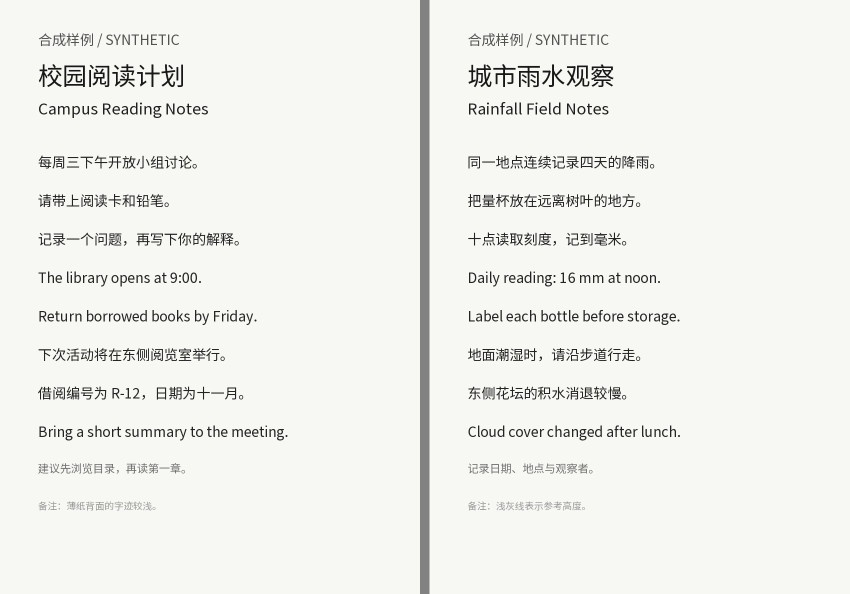
#> input picture examples/desktop/book-spread.jpg, 1699 x 1188 px (shown at 1/2 size)
$ python -i spread.py   (imports and definitions only)
#> lines starting #> are read from the running program, lines starting #| are printed output that depends on the picture; after the words box and inside, x2 and y2 are one past the last pixel; in counts of white or black regions, pixels touching at a corner belong together
from __future__ import annotations

import cv2
import numpy as np

from .common import DocscanError
from .geometry import warp_document


def _ink(gray: np.ndarray) -> np.ndarray:
    short = min(gray.shape)
    block = max(15, round(0.05 * short) | 1)
    dark = cv2.adaptiveThreshold(gray, 1, cv2.ADAPTIVE_THRESH_GAUSSIAN_C, cv2.THRESH_BINARY_INV, block, 10)
    _, labels, stats, _ = cv2.connectedComponentsWithStats(dark, connectivity=8)
    _, height, area = stats[:, 2:].T
    # A long thin fold can be dark even when it is free of printed marks.
    thickness = area / np.maximum(height, 1)
    fold = (height > 0.22 * gray.shape[0]) & (thickness < 0.035 * gray.shape[1]) & (height > 4 * thickness)
    keep = (area >= 3) & ~fold
    keep[0] = False
    return keep[labels]


def find_gutter(image: np.ndarray) -> tuple[tuple[float, float] | None, dict]:
    height, width = image.shape[:2]
    if min(width, height) < 48 or width < 0.95 * height:
        return None, {"reason": "Insufficient landscape area to infer a spread"}
    scale = min(1, 800 / max(width, height))
    small = cv2.resize(image, (round(width * scale), round(height * scale)), interpolation=cv2.INTER_AREA)
    gray = cv2.cvtColor(small, cv2.COLOR_BGR2GRAY)
    height, width = gray.shape
    ink = _ink(gray)
    light = cv2.GaussianBlur(gray, (5, 9), 0).astype(np.int16)
    # Search straight but slanted gutter lines and ignore the top and bottom margins.
    mid, drift = np.meshgrid(np.linspace(0.31, 0.69, 77), np.linspace(-0.20, 0.20, 33))
    mid, drift = mid.ravel(), drift.ravel()
    rows = np.rint(np.linspace(0.12 * (height - 1), 0.86 * (height - 1), 120)).astype(int)
    positions = mid[:, None] + drift[:, None] * (rows[None, :] / (height - 1) - 0.5)
    cols = np.rint(positions * (width - 1)).astype(int)
    sums = np.pad(np.cumsum(ink[rows], axis=1, dtype=np.int32), ((0, 0), (1, 0)))
    row_indexes = np.arange(len(rows))

    def density(lo: float, hi: float) -> np.ndarray:
        start = np.clip(cols + round(lo * width), 0, width - 1)
        end = np.clip(cols + round(hi * width), 1, width)
        return ((sums[row_indexes, end] - sums[row_indexes, start]) / np.maximum(end - start, 1)).mean(axis=1)

    center = density(-0.012, 0.012)
    left = density(-0.21, -0.037)
    right = density(0.037, 0.21)
    flank = np.minimum(left, right)
    radius = max(4, round(width * 0.027))
    surrounding = np.minimum(light[rows, cols - radius], light[rows, cols + radius])
    spine = ((surrounding - light[rows, cols] >= 8) & (surrounding >= 72)).mean(axis=1)
    safe = center <= 0.018
    dark = safe & (spine >= 0.55)
    gap = safe & (flank >= 0.025) & (center <= 0.24 * flank)
    if not np.any(dark | gap):
        return None, {"reason": "No continuous binding or clear gap between printed pages"}
    if np.any(dark):
        eligible = dark
        score = spine - 2 * center - 0.22 * np.abs(mid - 0.5) - 0.06 * np.abs(drift)
        method = "binding_shadow"
    else:
        eligible = gap
        score = flank - 2.4 * center + 0.08 * spine - 0.18 * np.abs(mid - 0.5) - 0.07 * np.abs(drift)
        method = "printed_page_gap"
    best = int(np.argmax(np.where(eligible, score, -np.inf)))
    gutter = (float(mid[best] - drift[best] / 2), float(mid[best] + drift[best] / 2))
    return gutter, {"method": method, "center_ink": float(center[best]), "flank_ink": float(flank[best]),
                    "shadow_support": float(spine[best])}


def split_spread(image: np.ndarray, gutter: tuple[float, float], geometry: dict):
    height, width = image.shape[:2]
    top, bottom = np.rint(np.asarray(gutter) * (width - 1)).astype(int)
    if height < 3 or min(top, bottom, width - 1 - top, width - 1 - bottom) < 3:
        raise DocscanError("invalid_gutter", "Each side of the binding needs at least three pixels")
    if top == bottom:
        return [("left", image[:, :top], {"crop": [0, 0, int(top), height]}),
                ("right", image[:, top:], {"crop": [int(top), 0, width - int(top), height]})]
    settings = {**geometry, "page_format": "native", "max_long_edge": max(height, width)}
    halves = (
        ("left", [[0, 0], [top, 0], [bottom, height - 1], [0, height - 1]]),
        ("right", [[top, 0], [width - 1, 0], [width - 1, height - 1], [bottom, height - 1]]),
    )
    return [(side, *warp_document(image, np.float32(points), settings, "portrait", interpolation="cubic"))
            for side, points in halves]

>>> import cv2
>>> picture = cv2.imread('../../examples/desktop/book-spread.jpg')
#> picture is the input picture: shape (1188, 1699, 3); mean B, G, R 235.7, 240.5, 239.5
>>> result = find_gutter(picture)
#> in find_gutter, `small = cv2.resize(image, (round(width * scale), round(height * scale)..`:
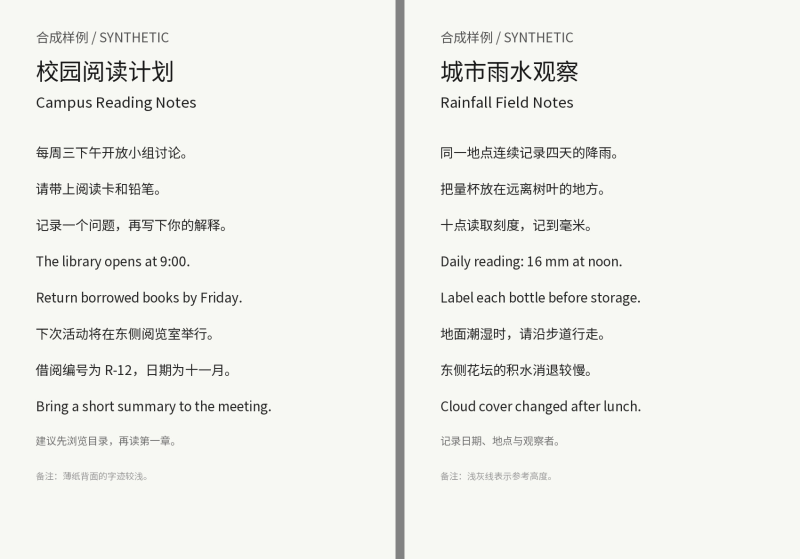
#> small: shape (559, 800, 3); mean B, G, R 235.7, 240.5, 239.5
#> in _ink, `dark = cv2.adaptiveThreshold(gray, 1, cv2.ADAPTIVE_THRESH_GAUSSIAN_C, ..`:
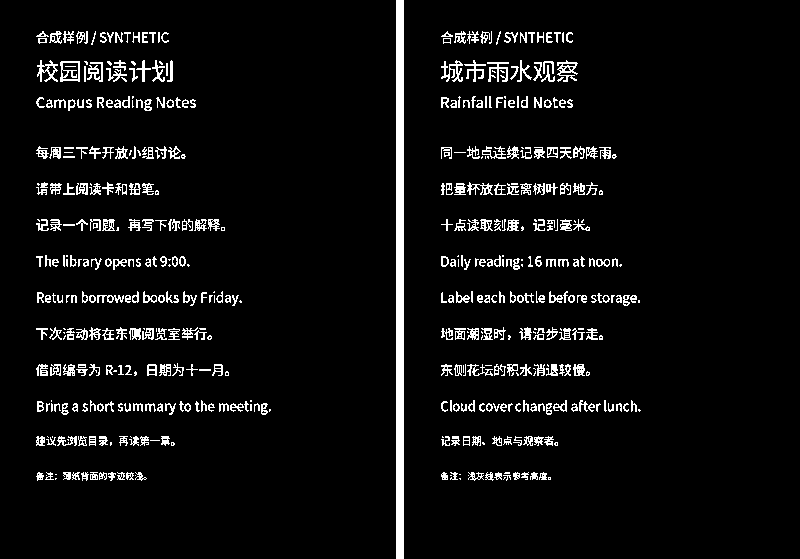
#> dark: shape (559, 800); values 0 (black) and 1 (white), 5.5% white; 494 white regions (123 under 20 px), largest, box (x1, y1, x2, y2) and area: (396, 0, 404, 559) 4472, (441, 60, 463, 82) 213, (60, 61, 80, 82) 203
#> in _ink, `_, labels, stats, _ = cv2.connectedComponentsWithStats(dark, connectiv..`:
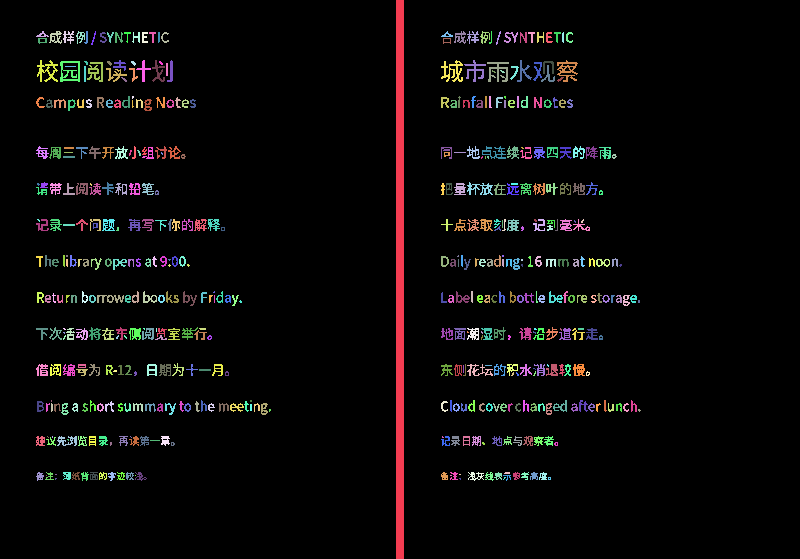
#> labels: shape (559, 800) int32; 495 distinct labels, from 0 to 494; one colour per label, 0 black
#> in _ink, `_, labels, stats, _ = cv2.connectedComponentsWithStats(dark, connectiv..`: stats = 495 rows, first 6: [0, 0, 800, 559, 422441], [396, 0, 8, 559, 4472], [36, 31, 13, 6, 34], [49, 31, 13, 13, 85], [63, 31, 11, 13, 74], [76, 31, 9, 13, 54]
#> in _ink, `_, height, area = stats[:, 2:].T`: height = 495 values, max 559 at index 0, min 1 at index 53, mean 11.41; area = 495 values, max 422441 at index 0, min 1 at index 484, mean 903.4
#> in _ink, `thickness = area / np.maximum(height, 1)`: thickness = 495 values, max 755.7 at index 0, min 1 at index 134, mean 5.68
#> in _ink, `return keep[labels]`:
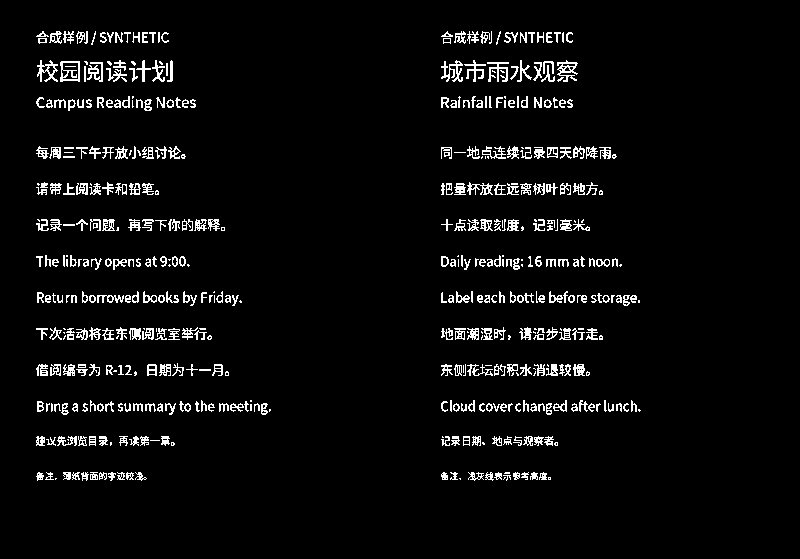
#> returned value: shape (559, 800) bool; 4.5% white in thin lines or dots, all inside (x1, y1, x2, y2) = (36, 31, 641, 481)
#> in find_gutter, `light = cv2.GaussianBlur(gray, (5, 9), 0).astype(np.int16)`:
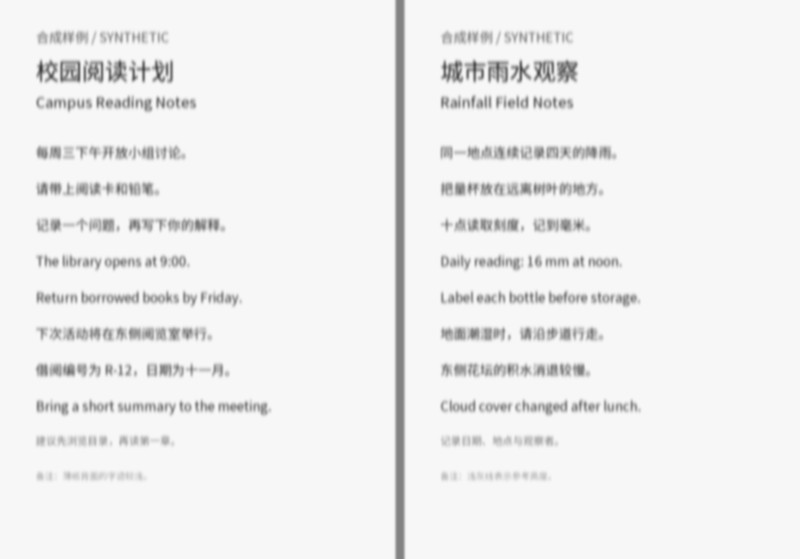
#> light: shape (559, 800) int16; min 70, max 247, mean 239.5
#> in find_gutter, `sums = np.pad(np.cumsum(ink[rows], axis=1, dtype=np.int32), ((0, 0), (..`:
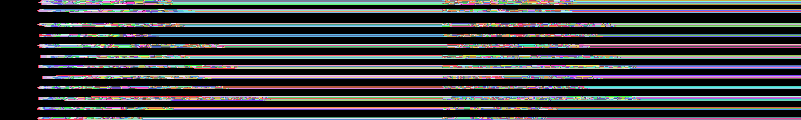
#> sums: shape (120, 801) int32; 281 distinct labels, from 0 to 280; one colour per label, 0 black
#> in find_gutter, `center = density(-0.012, 0.012)`: center = 2541 values, max 0.174 at index 750, min 0 at index 18, mean 0.0548
#> in find_gutter, `left = density(-0.21, -0.037)`: left = 2541 values, max 0.116 at index 2079, min 0 at index 898, mean 0.04
#> in find_gutter, `right = density(0.037, 0.21)`: right = 2541 values, max 0.145 at index 1273, min 0 at index 925, mean 0.0738
#> in find_gutter, `flank = np.minimum(left, right)`: flank = 2541 values, max 0.0546 at index 145, min 0 at index 898, mean 0.0205
#> in find_gutter, `surrounding = np.minimum(light[rows, cols - radius], light[rows, cols ..`:
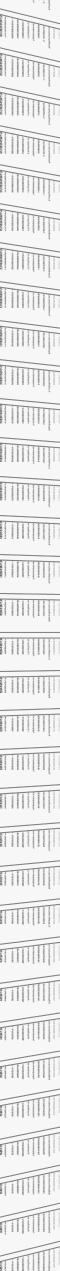
#> surrounding: shape (2541, 120) int16 (shown at 1/2 size); min 82, max 247, mean 230.3
#> in find_gutter, `spine = ((surrounding - light[rows, cols] >= 8) & (surrounding >= 72))..`: spine = 2541 values, max 1 at index 1193, min 0 at index 3, mean 0.0807
#> in find_gutter, `score = spine - 2 * center - 0.22 * np.abs(mid - 0.5) - 0.06 * np.abs(..`: score = 2541 values, max 1 at index 1270, min -0.331 at index 1367, mean -0.0562
#> in find_gutter, `best = int(np.argmax(np.where(eligible, score, -np.inf)))`: best = 1270
#> in find_gutter, `gutter = (float(mid[best] - drift[best] / 2), float(mid[best] + drift[..`: gutter = (0.5, 0.5)
